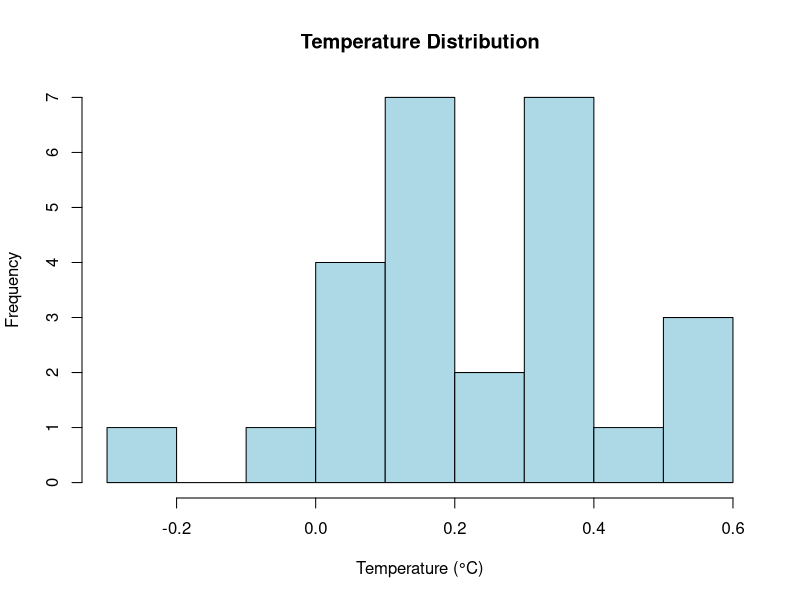
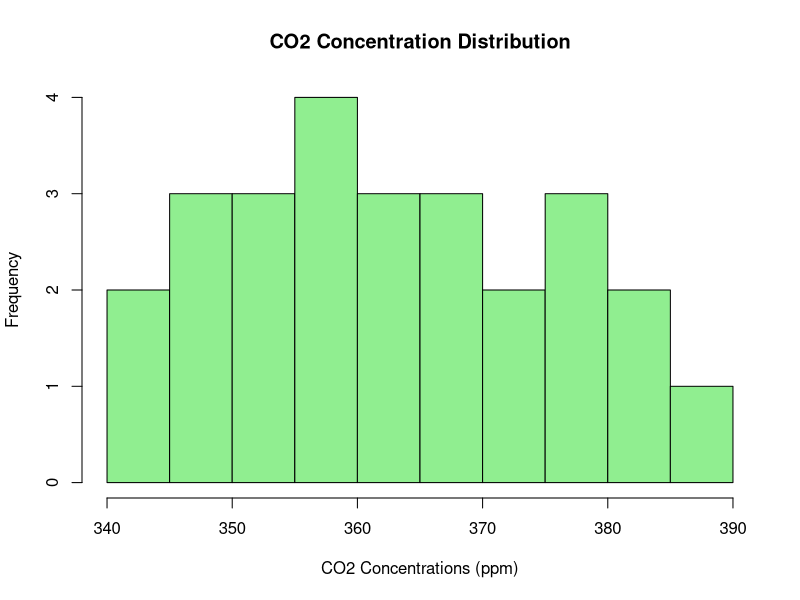

These charts were generated, in order, by the following R code:
# Load necessary library
library(readr) # If you are using CSV files
library(dplyr) # For data manipulation (optional, but useful)

# Read the dataset
carbon_segment <- read.csv("carbon-segment.csv")

# Display the first few rows of the dataset to confirm it's loaded correctly
head(carbon_segment)

# Summary of the dataset for a quick overview
summary(carbon_segment)

# View the full dataset in RStudio (opens in a new tab)
View(carbon_segment)

# Calculate mean and median for Temp and CO2
temp_mean <- mean(carbon_segment$Temp, na.rm = TRUE)
print(temp_mean)
temp_median <- median(carbon_segment$Temp, na.rm = TRUE)
print(temp_median)
co2_mean <- mean(carbon_segment$CO2, na.rm = TRUE)
co2_median <- median(carbon_segment$CO2, na.rm = TRUE)

# Display results
cat("Temperature (°C):\n")
cat("Mean:", temp_mean, "\nMedian:", temp_median, "\n\n")

cat("CO₂ Concentrations (ppm):\n")
cat("Mean:", co2_mean, "\nMedian:", co2_median, "\n")

# Define a function to calculate mode
calculate_mode <- function(x) {
  uniq_vals <- unique(x)
  uniq_vals[which.max(tabulate(match(x, uniq_vals)))]
}

#Calculating Modes
# Calculate and display the modes for Temp and CO2
temp_mode <- calculate_mode(carbon_segment$Temp)
co2_mode <- calculate_mode(carbon_segment$CO2)

cat("Mode of Temperature (°C):", temp_mode, "\n")
cat("Mode of CO₂ Concentrations (ppm):", co2_mode, "\n")


#Inspecting the Distribution
# Save Temperature histogram as a PNG file
png("temperature_histogram.png", width = 800, height = 600) # Set file name and resolution
hist(
  carbon_segment$Temp,
  main = "Temperature Distribution",
  xlab = "Temperature (°C)",
  col = "lightblue",
  border = "black",
  breaks = 10
)
dev.off() # Close the PNG device

# Save CO2 histogram as a PNG file
png("co2_histogram.png", width = 800, height = 600) # Set file name and resolution
hist(
  carbon_segment$CO2,
  main = "CO2 Concentration Distribution",
  xlab = "CO2 Concentrations (ppm)",
  col = "lightgreen",
  border = "black",
  breaks = 10
)
dev.off() # Close the PNG device
